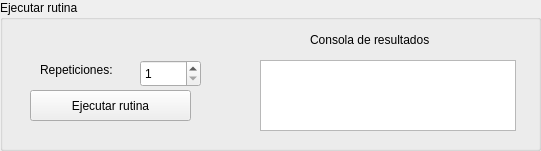
    <widget class="QGroupBox" name="groupBox_7">
     <property name="geometry">
      <rect>
       <x>480</x>
       <y>360</y>
       <width>541</width>
       <height>151</height>
      </rect>
     </property>
     <property name="title">
      <string>Ejecutar rutina</string>
     </property>
     <widget class="QPushButton" name="ExecutePathButton">
      <property name="geometry">
       <rect>
        <x>30</x>
        <y>90</y>
        <width>161</width>
        <height>31</height>
       </rect>
      </property>
      <property name="text">
       <string>Ejecutar rutina</string>
      </property>
     </widget>
     <widget class="QLabel" name="Repeat">
      <property name="geometry">
       <rect>
        <x>40</x>
        <y>60</y>
        <width>101</width>
        <height>20</height>
       </rect>
      </property>
      <property name="text">
       <string>Repeticiones:</string>
      </property>
     </widget>
     <widget class="QSpinBox" name="spinBoxRepeat">
      <property name="geometry">
       <rect>
        <x>140</x>
        <y>60</y>
        <width>61</width>
        <height>27</height>
       </rect>
      </property>
      <property name="minimum">
       <number>1</number>
      </property>
     </widget>
     <widget class="QLabel" name="labelNameFile_4">
      <property name="geometry">
       <rect>
        <x>310</x>
        <y>30</y>
        <width>151</width>
        <height>20</height>
       </rect>
      </property>
      <property name="text">
       <string>Consola de resultados</string>
      </property>
     </widget>
     <widget class="QTextBrowser" name="ShowText">
      <property name="geometry">
       <rect>
        <x>260</x>
        <y>60</y>
        <width>256</width>
        <height>71</height>
       </rect>
      </property>
     </widget>
    </widget>
